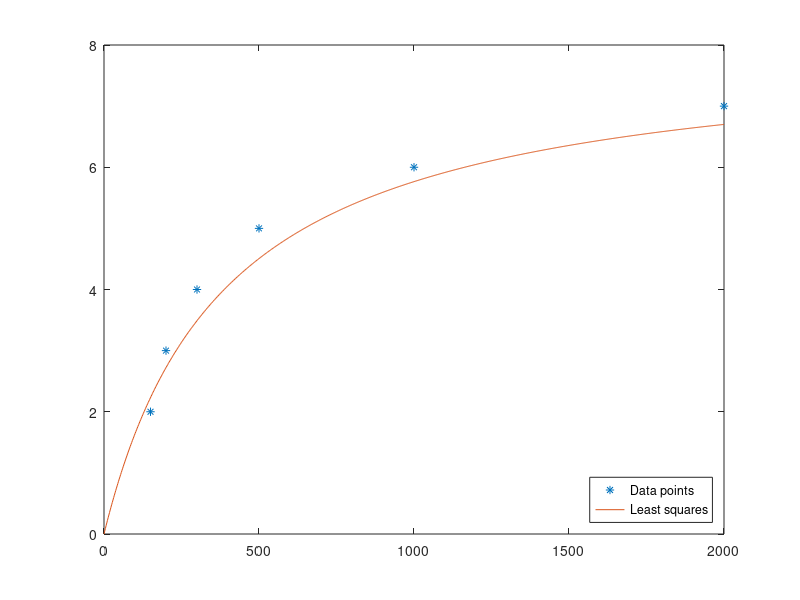

MATLAB code for this plot:
% Data points
x = [1/150 1/200 1/300 1/500 1/1000 1/2000 0]';
y = [1/2 1/3 1/4 1/5 1/6 1/7 1/8]';

% Create a function for U
a = x\(y-1/8);
U = @(alpha) 1/(a/alpha+1/8);

% Plot function and original data points
plot(x.^(-1),y.^(-1),'*')
hold on
fplot(U, [0 2000])
legend('Data points', 'Least squares', 'Location', 'southeast')